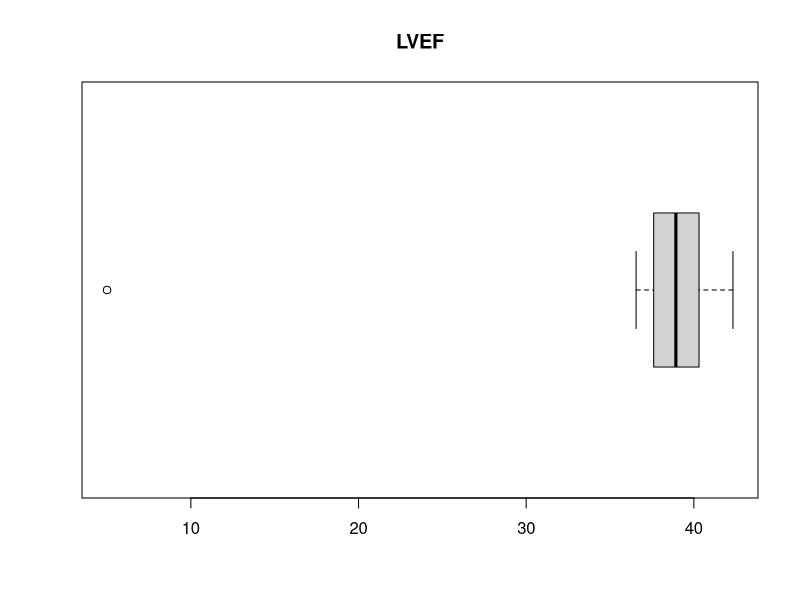
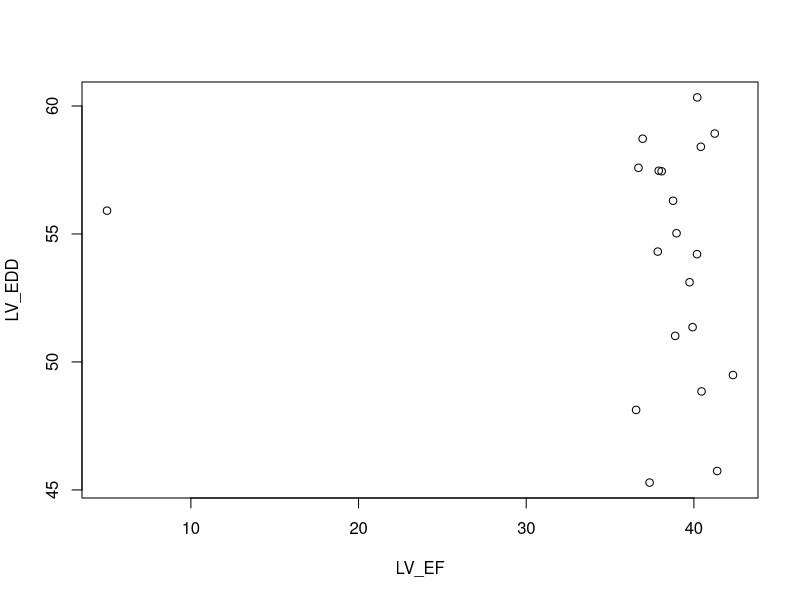

Generate these figures, in order, with R:
## ---- chunk 1
# define new data
LV_EF <- c(rnorm(19,40,2),5)
LV_EDD <- rnorm(20,55,5)
head(LV_EF)
head(LV_EDD)
## ---- chunk 2
outlierComment <- "Now let's deal with that outlier"
## ---- chunk 3
boxplot(LV_EF,main="LVEF",horizontal=T)
## ---- chunk 4
plot(LV_EF,LV_EDD)
